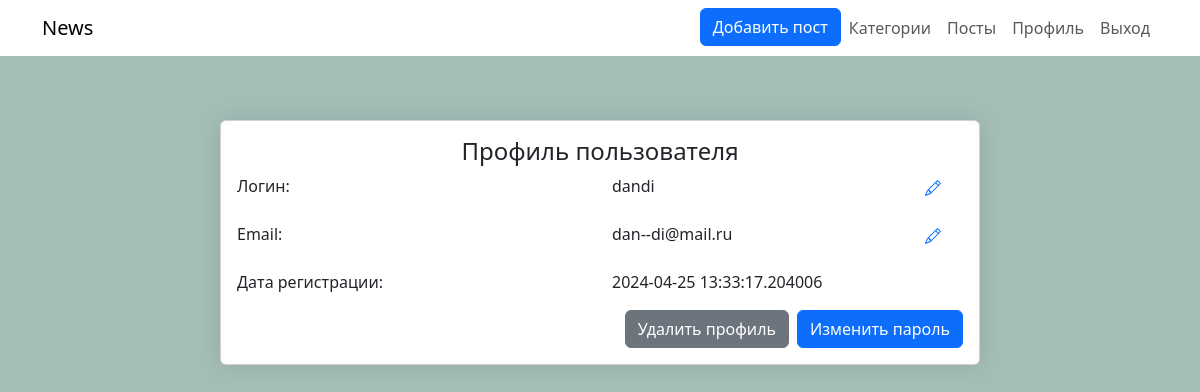
/admin/profile (signed in), run on an earlier commit of the app's database.
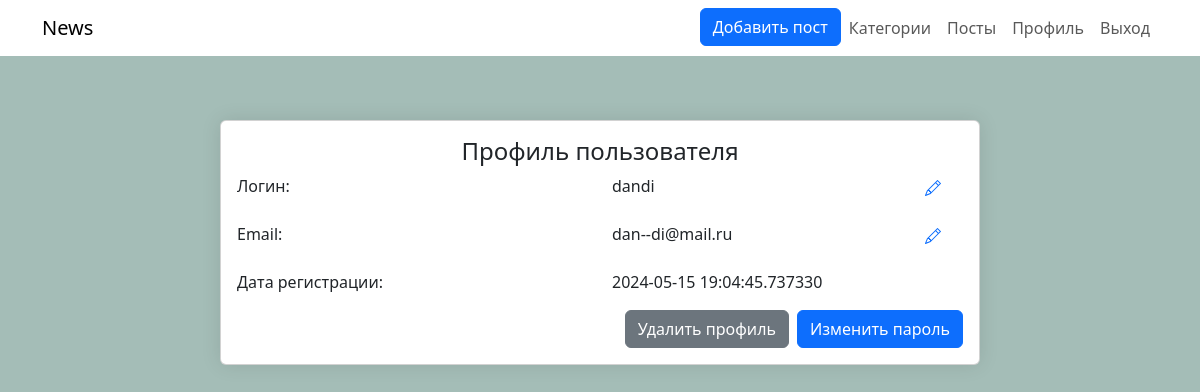
And on a later commit of the database.
### models.py (models this page shows, shortened)
class User(UserMixin, db.Model):
    id = db.Column(db.Integer, primary_key=True)
    username = db.Column(db.String(50), unique=True)
    email = db.Column(db.String(50), unique=True)
    psw = db.Column(db.String(500), nullable=False)
    date = db.Column(db.DateTime, default=datetime.now())
    posts = db.relationship('Post', backref='user', cascade='all, delete')

### adminpanel/admin.py (the view)
@admin.route("/")
@admin.route("/profile")
@login_required
def profile():
    forms = {'post': {'add': AddPostForm(),
                      'edit': {'username': EditUsernameForm(),
                               'email': EditEmailForm(),
                               'password': EditPasswordForm()}}}
    add_category_choices(forms['post']['add'])
    l_form = {}
    return render_template("adminPanel/profile.html", menu=menu, forms=forms,
                           l_form=l_form, title='Авторизация')

### adminpanel/admin.py (called while the page is built)
def add_category_choices(form):
    form.category.choices = [("", "Выберите категорию")]
    form.category.choices += ([(option.id, option.name) for option in Category.query.all()])

### main.py (called while the page is built)
@login.user_loader
def load_user(user_id):
    return db.session.get(User, user_id)

### adminpanel/templates/adminpanel/profile.html (shortened to what this page needs)
{% extends 'adminpanel/base.html' %}
{% block content %}
    <div class="news-container">
        <div class="card m-auto">
            <div class="card-body">
                <h4 class="card-title  text-center">Профиль пользователя</h4>
                <div class="row mt-2">
                    <div class="col-6">
                        <p>Логин:</p>
                    </div>
                    <div class="col-5" style="cursor: pointer;" onclick='link_login.click()'>
                        <p>{{current_user.username}}</p>
                    </div>
                    <div class="col-1">
                        <a class="edit" href="" data-bs-toggle="modal" id="link_login" data-bs-target="#LoginModal">
                        </a>
                    </div>
                </div>
                <div class="row mt-2">
                    <div class="col-6">
                        <p>Email:</p>
                    </div>
                    <div class="col-5" style="cursor: pointer;" onclick='link_email.click()'>
                        <p>{{current_user.email}}</p>
                    </div>
                     <div class="col-1">
                        <a class="edit" href="" data-bs-toggle="modal" id="link_email" data-bs-target="#EmailModal">
                        </a>
                    </div>
                </div>
                <div class="row mt-2">
                    <div class="col-md-6">
                        <p>Дата регистрации:</p>
                    </div>
                    <div class="col-md-6">
                        <p>{{current_user.date}}</p>
                    </div>
                </div>
                <div class="d-grid gap-2 d-md-flex justify-content-md-end">
                <button type="button" class="btn btn-secondary" data-bs-toggle="modal" data-bs-target="#DeleteModal">Удалить профиль</button>
                <button type="button" class="btn btn-primary profile-button" data-bs-toggle="modal" data-bs-target="#PasswordModal">Изменить пароль</button>
                </div>
            </div>
        </div>
    </div>
{% endblock %}

### adminpanel/templates/adminpanel/base.html (shortened to what this page needs)
<!DOCTYPE html>
<html lang="ru">
<head>
    <link type="text/css" href="{{ url_for('adminPanel.static', filename='/css/style.css') }}" rel="stylesheet">
     <link href="https://cdn.jsdelivr.net/npm/bootstrap@5.3.0-alpha1/dist/css/bootstrap.min.css" rel="stylesheet">
</head>
<body>
  <nav class="navbar navbar-expand-lg navbar-light fixed-top">
    <div class="container">
      <a class="navbar-brand" href="{{url_for('index')}}">News</a>
      <div class="collapse navbar-collapse justify-content-end" id="navbarNav">
        <ul class="navbar-nav">
          {%for elem in menu%}
          <li class="nav-item">
              {% if elem.name == 'Добавить пост' %}
                {% if not current_post %}
                    <a class="btn btn-primary" href="{{url_for(elem.url)}}" data-bs-toggle="modal" id="link_add_post" data-bs-target="#AddPostModal">{{elem.name}}</a>
                {% endif %}
              {% else %}
                <a class="nav-link" href="{{url_for(elem.url)}}">{{elem.name}}</a>
              {% endif %}
          </li>
          {%endfor%}
          <li class="nav-item">
            <a class="nav-link" href="{{url_for('authorize.logout')}}">Выход</a>
          </li>
        </ul>
      </div>
    </div>
  </nav>
{% block content %}
{% endblock %}
</body>
</html>

### adminpanel/static/css/style.css (style rules this page uses)
body { background-color: #a4bdb7 !important; color: #000; }
.navbar { background-color: #fff; }
.news-container { max-width: 800px; margin: 0 auto; margin-top:100px; padding: 20px; }
.card { box-shadow: 0 0 20px rgba(0,0,0,0.1); }

What changed in the data, as far as the page shows it:
changed User "dandi": date "2024-04-25 13:33:17.204006" → "2024-05-15 19:04:45.737330"
